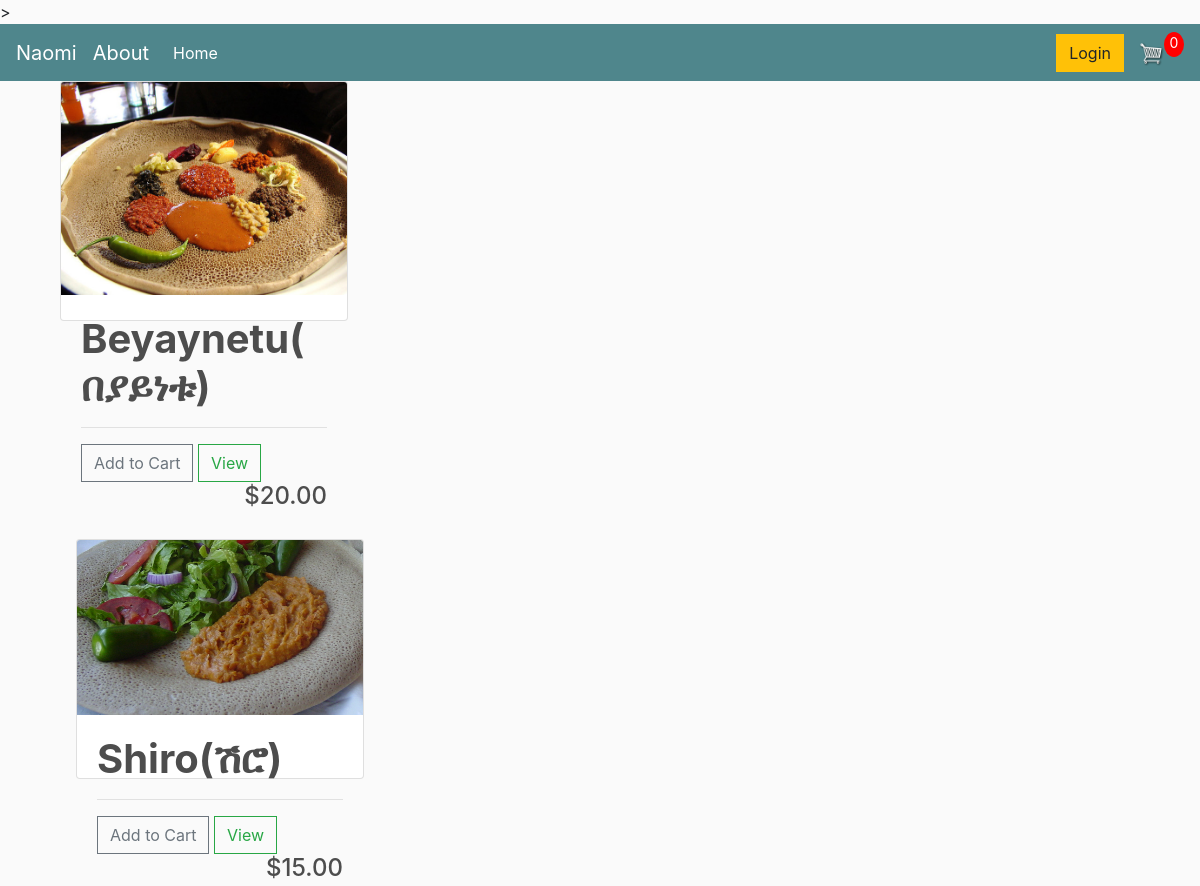
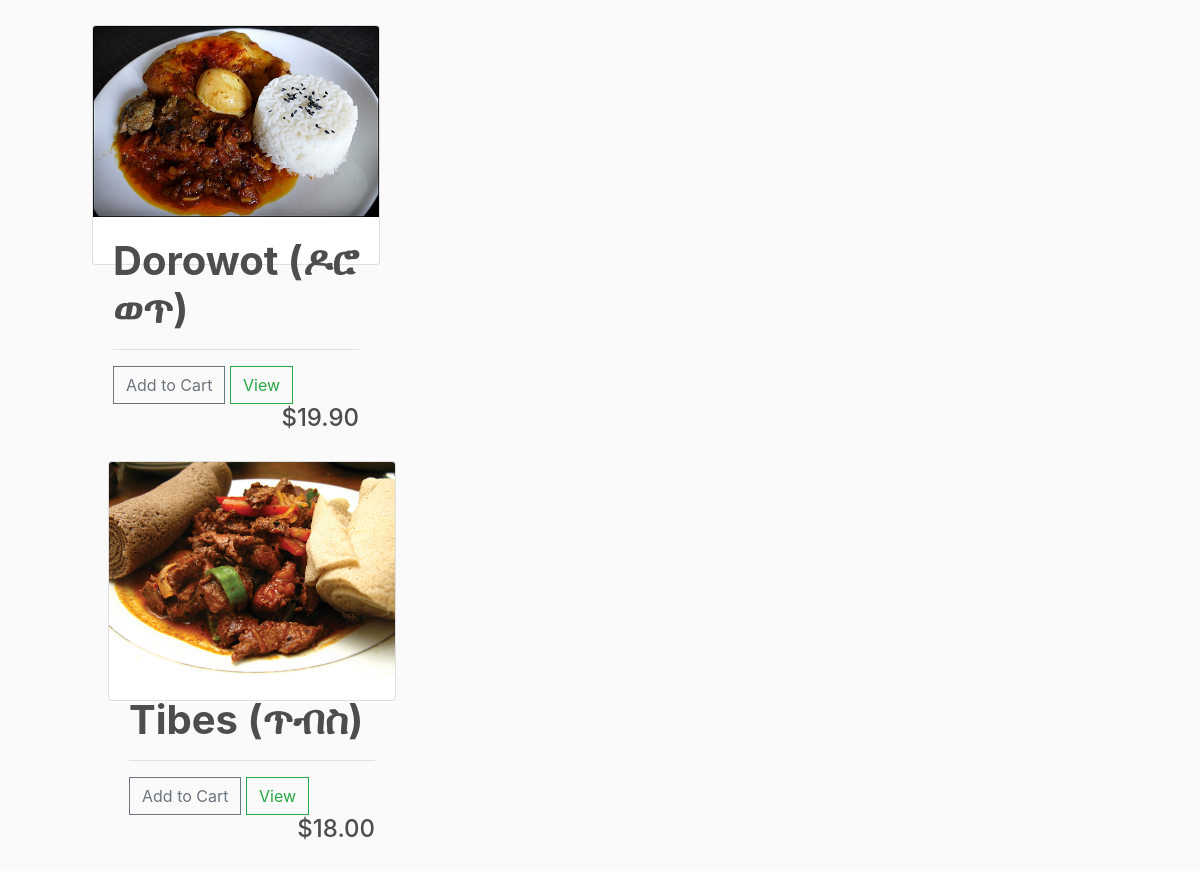
The page / on the database its author committed (2 pictures, top to bottom).
### store/models.py (models this page shows, shortened)
class Product(models.Model):
    name = models.CharField(max_length=200, null=True)
    digital = models.BooleanField(default=False, null=True, blank=False)
    image  = models.ImageField(null=True, blank=True)
    price = models.DecimalField(max_digits=7, decimal_places=2)
    @property
    def imageURL(self):
        try:
            url = self.image.url
        except:
            url = ''
        return url

### store/views.py (the view)
# urls.py: path('', include('store.urls')),
def store(request):
    data = cartData(request)
    cartItems = data['cartItems']
    products = Product.objects.all()
    context = {'products': products, 'cartItems': cartItems}
    return render(request, 'store/store.html', context)

### store/utils.py (called while the page is built, shortened)
def cookieCart(request):
    try:
        cart = json.loads(request.COOKIES['cart'])
    except:
        cart = {}
    print('cart', cart)
    items = []
    order = {'get_cart_total':0, 'get_cart_items':0}
    cartItems = order['get_cart_items']
    return {'cartItems':cartItems, 'order':order, 'items':items}

def cartData(request):
    if request.user.is_authenticated:
        customer  = request.user.customer
        order, created = Order.objects.get_or_create(customer=customer, complete=False)
        items     = order.orderitem_set.all()
        cartItems = order.get_cart_items
    else:
        cookieData = cookieCart(request)
        cartItems  = cookieData['cartItems']
        order     = cookieData['order']
        items     = cookieData['items']
    return {'cartItems':cartItems, 'order':order, 'items':items}

### store/templates/store/store.html
{% extends "store/main.html" %}
{% load static %}
{% block content %}
    <div class="row">
        {% for product in products %}
        <div class="col">
            <div class="card" style="width: 18rem; height: 15rem">
			<img src="{{product.imageURL}}" class="card-img-top" alt="...">
            <div class="card-body">
                <h1><strong>{{product.name}}</strong></h1>
				<hr>
				<button data-product={{product.id}} data-action="add" class="btn btn-outline-secondary add-btn update-cart">Add to Cart</button>
				<a class="btn btn-outline-success" href="#">View</a>
				<h4 style="display: inline-block; float: right">${{product.price|floatformat:2}}</h4>
            </div>
            {% endfor %}
        </div>
{% endblock %}

### static/css/main.css (style rules this page uses)
body { background-color: hsl(0, 0%, 98%); }
h1,h2,h3,h4,h5,h6 { color:hsl(0, 0%, 30%); }
.btn { border-radius: 0; }

### rows shown on the page
Product: imageURL (picture), name "Beyaynetu(በያይነቱ)", price "20.00"
Product: imageURL (picture), name "Shiro(ሽሮ)", price "15.00"
Product: imageURL (picture), name "Dorowot (ዶሮ ወጥ)", price "19.90"
Product: imageURL (picture), name "Tibes (ጥብስ)", price "18.00"

### other values the page prints
{{ cartItems }} "0"
